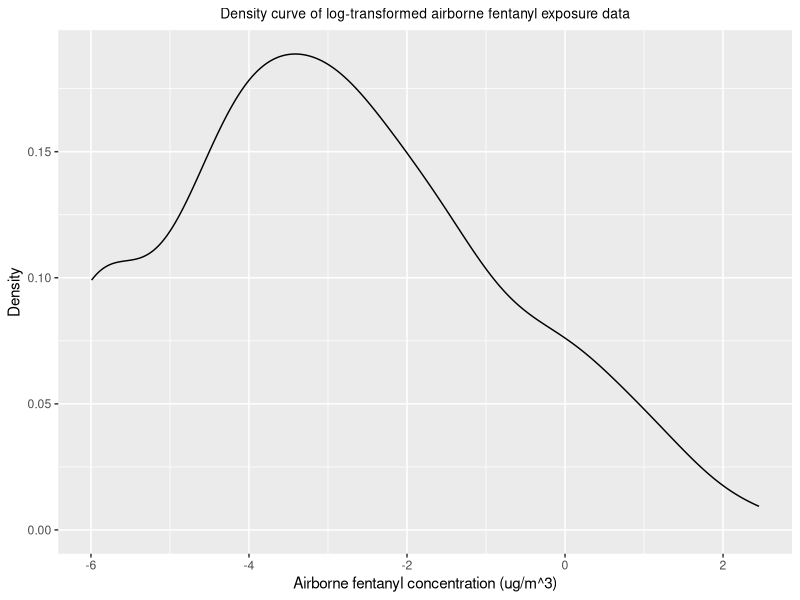
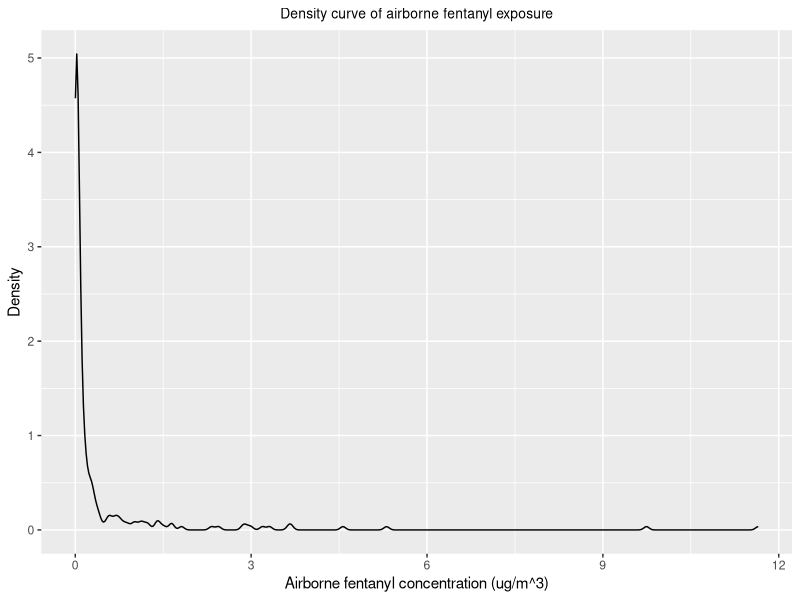
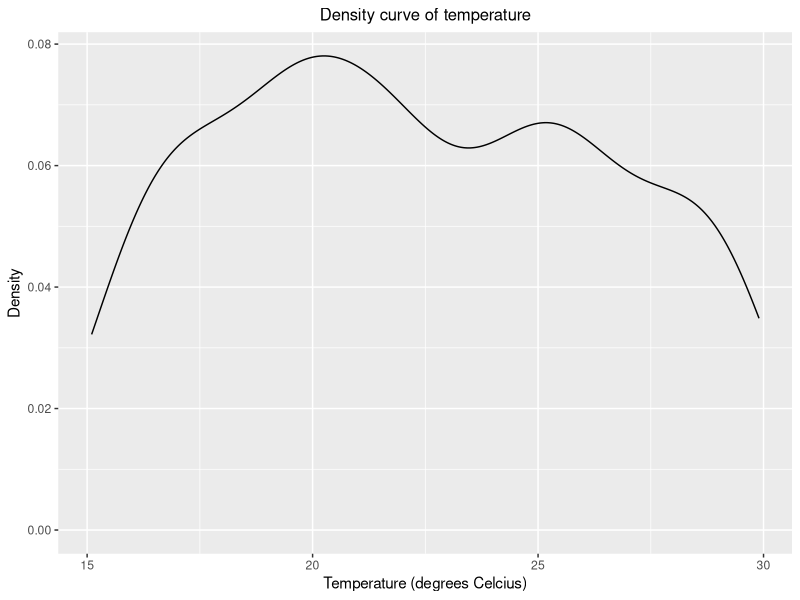

R code for these plots, in order:
##############################################
# This script reads and explores the fentanyl 
# exposure data for Milestone 2
##############################################


### read the airborne fentanyl data
### Note that the data is kept in the data folder; update 
### the file parameter as the datasets are updated
#help me

fentanyldataNoNA <- read.csv(file = "Data/Fentanyl_Data_Jan20_NM.csv",
                         header = T,
                         stringsAsFactors = F)

### summarize airborne fentanyl values

#summary(fentanyldata$Fentanyl_ng_m3)
#mean(fentanyldata$Fentanyl_ng_m3, na.rm = T)

data <- fentanyldataNoNA$Fentanyl_Concentration_ug_m3_TWA

summary(data)
mean(data)

### create an object with the <LOD values replaced with 4/sqrt(2)

#LOD <- 6.903

# make a new object with the updated values in it

#lodOverRoot2 <- replace(fentanyldata$Fentanyl_ng_m3,
                       # list = is.na(fentanyldata$Fentanyl_ng_m3),
                       # values = LOD/sqrt(2))

#check summary of the updated data
#summary(lodOverRoot2)

### calculate the arithmetic mean, standard deviation, median and 95th percentile of the untransformed PM2.5 values


### log-transform the lodOverRoot2 values and calculate summaries

#lodOverRoot2log <- log(lodOverRoot2)
logFentanylConcNoNA <- log(data)

# calculate arithmetic mean, sd, median, and 95th percentile of the log-transformed PM2.5 values
mean(logFentanylConcNoNA)
sd(logFentanylConcNoNA)
median(logFentanylConcNoNA)
quantile(logFentanylConcNoNA, 0.95)

# calculate the geometric mean, sd, median, and 95th percentile of the log-transformed PM2.5 values

exp(mean(logFentanylConcNoNA))
exp(sd(logFentanylConcNoNA))
exp(median(logFentanylConcNoNA))
exp(quantile(logFentanylConcNoNA, 0.95))

### Create density plots of the fentanyl exposure data

# load ggplot2
library(ggplot2)

# convert log-transformed and imputed fentanyl exposure data to a dataframe
# for ggplot2
logdFentanylConcdf <- data.frame(value = logFentanylConcNoNA)

# create density plot with ggplot2
log_density <- ggplot(logdFentanylConcdf, aes(x=value)) + 
  geom_density()+
  labs(title="Density curve of log-transformed airborne fentanyl exposure data",
       x="Airborne fentanyl concentration (ug/m^3)", y = "Density") +
  theme(plot.title = element_text(
    hjust = 0.5, 
    size = 10))
log_density


# create density plot with ggplot2
density <- ggplot(fentanyldataNoNA, aes(x=Fentanyl_Concentration_ug_m3_TWA)) + 
  geom_density() +
  labs(title="Density curve of airborne fentanyl exposure",
       x="Airborne fentanyl concentration (ug/m^3)", y = "Density")+
  theme(plot.title = element_text(
    hjust = 0.5, 
    size = 10))
density


# create density plot for temperature with ggplot2
temperature_density <- ggplot(fentanyldataNoNA, aes(x=Temperature_C)) + 
  geom_density() +
  labs(title="Density curve of temperature",
       x="Temperature (degrees Celcius)", y = "Density")+
  theme(plot.title = element_text(
    hjust = 0.5, 
    size = 12))
temperature_density

### Hi world

### Hi Hallie, let's practice pulling!\


### Hi!! pratice push!

## HELLOOOOOOO


